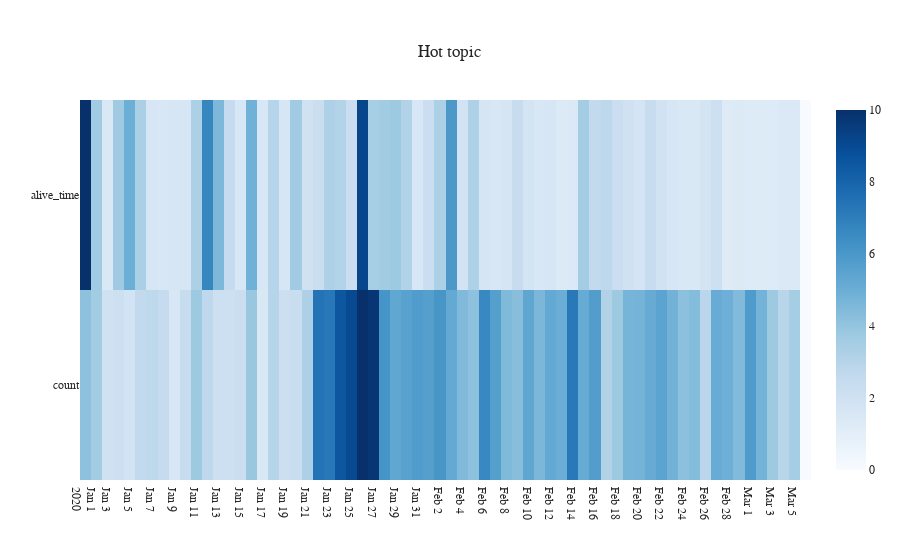

Write notebook code for a chart like this one.
### Code cell
import plotly.graph_objects as go
import datetime
from datetime import date, timedelta
import numpy as np

map_df = pd.read_csv("hot_topic_heatmap.csv", sep=',')

y = list(map_df.columns)[2:]

begin = datetime.date(2020,1,1)
end = datetime.date(2020, 3, 6)
delta = end - begin 
x = []
for i in range(delta.days + 1):
    x.append(begin + timedelta(days=i))

z = []
for i in range(len(y)):
    z_part = map_df[y[i]].values.tolist()
    z.append(z_part)

fig = go.Figure(data=go.Heatmap(
        z=z,
        x=x,
        y=y,
        colorscale='Blues'))

fig.update_layout(
    title={'text': "Hot topic ",
           'y':0.92,'x':0.5,
           'xanchor': 'center',
           'yanchor': 'top',},
    font=dict(family="Arial",
              color="#262626"),
    xaxis_nticks=36)

fig.show()

### Figure 1 — Plotly figure (JSON) as saved in the notebook; plotly's stock layout.template omitted (floating-point values rounded to 4 significant figures; data arrays with more than 128 entries replaced by an {"elided": "..."} marker saying what was removed)
{"data": [{"colorscale": [[0, "rgb(247,251,255)"], [0.125, "rgb(222,235,247)"], [0.25, "rgb(198,219,239)"], [0.375, "rgb(158,202,225)"], [0.5, "rgb(107,174,214)"], [0.625, "rgb(66,146,198)"], [0.75, "rgb(33,113,181)"], [0.875, "rgb(8,81,156)"], [1, "rgb(8,48,107)"]], "type": "heatmap", "x": ["2020-01-01", "2020-01-02", "2020-01-03", "2020-01-04", "2020-01-05", "2020-01-06", "2020-01-07", "2020-01-08", "2020-01-09", "2020-01-10", "2020-01-11", "2020-01-12", "2020-01-13", "2020-01-14", "2020-01-15", "2020-01-16", "2020-01-17", "2020-01-18", "2020-01-19", "2020-01-20", "2020-01-21", "2020-01-22", "2020-01-23", "2020-01-24", "2020-01-25", "2020-01-26", "2020-01-27", "2020-01-28", "2020-01-29", "2020-01-30", "2020-01-31", "2020-02-01", "2020-02-02", "2020-02-03", "2020-02-04", "2020-02-05", "2020-02-06", "2020-02-07", "2020-02-08", "2020-02-09", "2020-02-10", "2020-02-11", "2020-02-12", "2020-02-13", "2020-02-14", "2020-02-15", "2020-02-16", "2020-02-17", "2020-02-18", "2020-02-19", "2020-02-20", "2020-02-21", "2020-02-22", "2020-02-23", "2020-02-24", "2020-02-25", "2020-02-26", "2020-02-27", "2020-02-28", "2020-02-29", "2020-03-01", "2020-03-02", "2020-03-03", "2020-03-04", "2020-03-05", "2020-03-06"], "y": ["count", "alive_time"], "z": {"elided": "2x66 float values"}}], "layout": {"font": {"color": "#262626", "family": "Arial"}, "title": {"text": "Hot topic ", "x": 0.5, "xanchor": "center", "y": 0.92, "yanchor": "top"}, "xaxis": {"nticks": 36}}}
